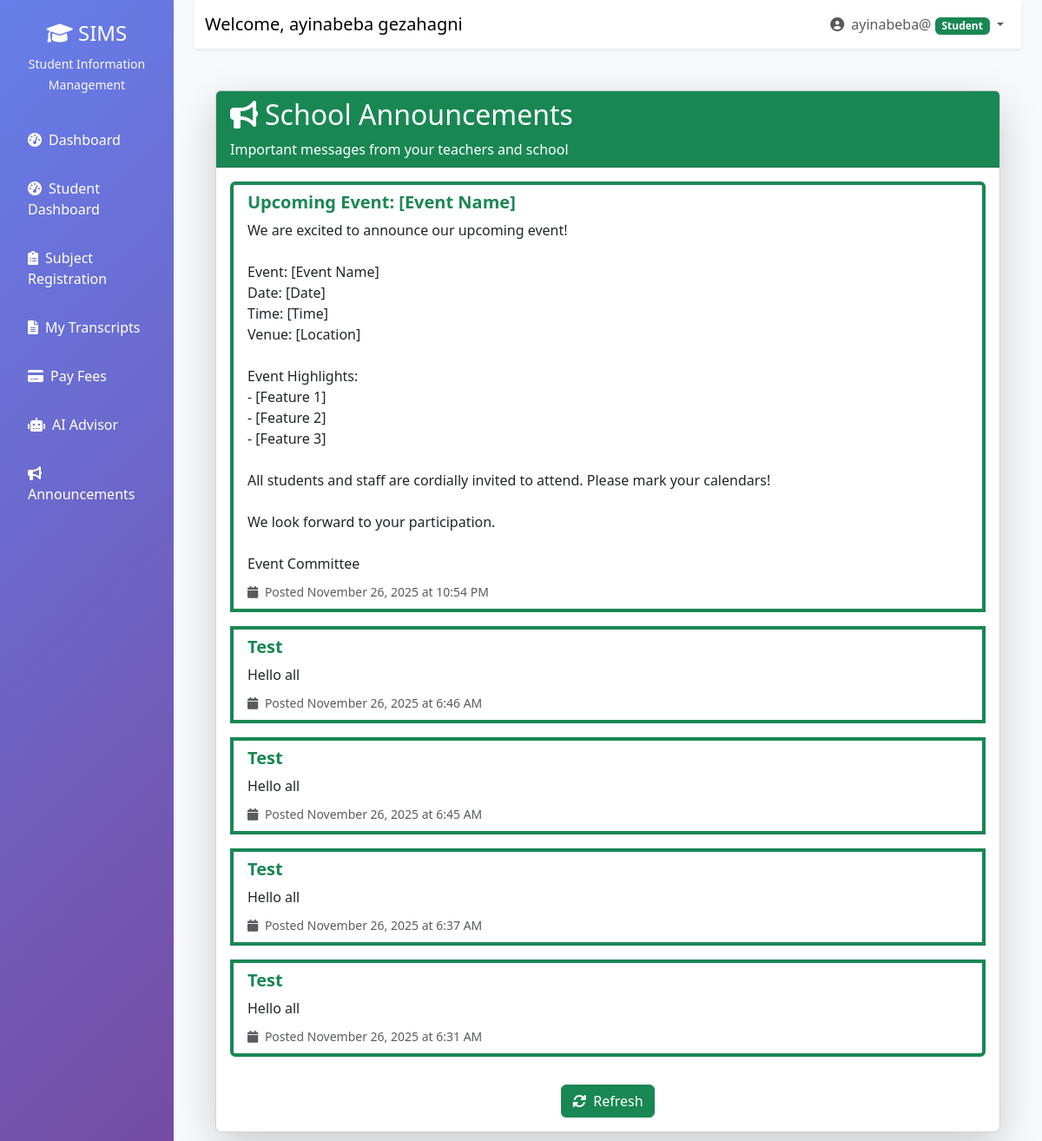
Page /students/announcements/ (signed in) on the earlier database version.
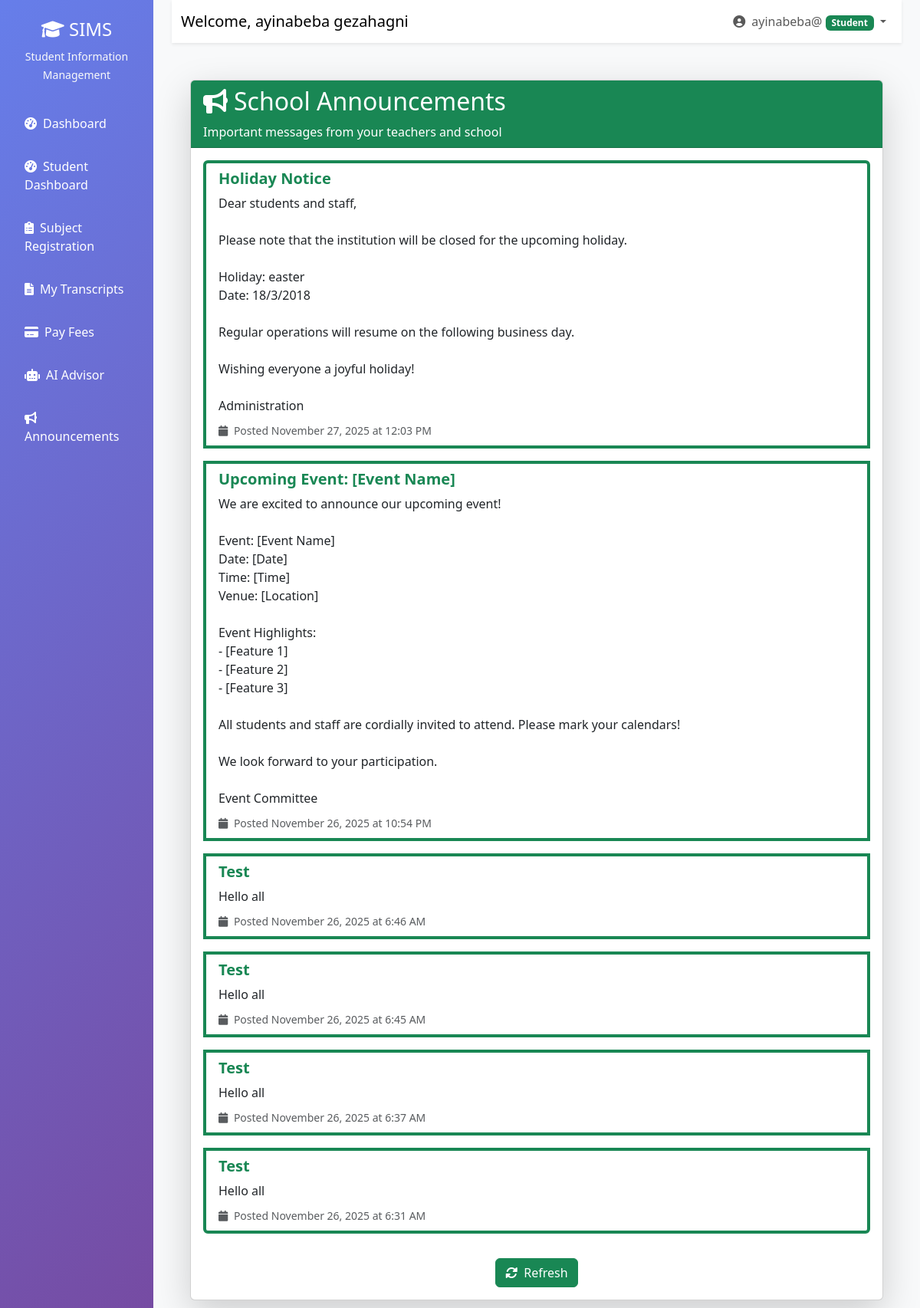
Same page on the later database version.
### notifications/models.py (models this page shows, shortened)
class Announcement(models.Model):
    title = models.CharField(max_length=200)
    content = models.TextField()
    created_by = models.ForeignKey(User, on_delete=models.CASCADE)
    created_at = models.DateTimeField(auto_now_add=True)
    is_active = models.BooleanField(default=True)
    target_roles = models.JSONField(default=list)  # List of roles that should see this

### users/decorators.py (the view)
        def wrapper(request, *args, **kwargs):
            if request.user.is_authenticated:
                if request.user.role in allowed_roles or request.user.is_superuser:
                    return view_func(request, *args, **kwargs)
            messages.error(request, "You don't have permission to access this page.")
            return redirect('dashboard')

### templates/students/announcements.html (shortened to what this page needs)
{% extends 'base.html' %}
{% load static %}
{% block content %}
<div class="container py-4">
    <div class="card shadow-lg">
        <div class="card-header bg-success text-white">
            <h2 class="mb-0">
                <i class="fas fa-bullhorn me-2"></i>School Announcements
            </h2>
            <p class="mb-0 mt-2">Important messages from your teachers and school</p>
        </div>
        <div class="card-body">
            {% if announcements %}
                <div class="list-group">
                    {% for ann in announcements %}
                    <div class="list-group-item mb-3 border-start border-success border-4">
                        <div class="d-flex justify-content-between align-items-start">
                            <div class="flex-grow-1">
                                <h5 class="mb-2 text-success">
                                    <strong>{{ ann.title }}</strong>
                                </h5>
                                <p class="mb-2 text-dark" style="white-space: pre-line;">{{ ann.content }}</p>
                                <small class="text-muted">
                                    <i class="fas fa-calendar me-1"></i>
                                    Posted {{ ann.created_at|date:"F j, Y" }} at {{ ann.created_at|date:"g:i A" }}
                                </small>
                            </div>
                        </div>
                    </div>
                    {% endfor %}
                </div>
            {% else %}
                <div class="text-center py-5">
                    <i class="fas fa-inbox fa-3x text-muted mb-3"></i>
                    <h4 class="text-muted">No Announcements</h4>
                    <p class="text-muted">There are no announcements at the moment. Check back later!</p>
                </div>
            {% endif %}
            <div class="mt-3 text-center">
                <a href="{% url 'view_announcements' %}" class="btn btn-success">
                    <i class="fas fa-sync-alt me-2"></i>Refresh
                </a>
            </div>
        </div>
    </div>
</div>
{% endblock %}

Differences in the rows shown:
added Announcement: title "Holiday Notice", content "Dear students and staff, Please note that the institution will be closed for the upcoming holiday. Holiday: easter Date: 18/3/2018 Regular operations will resume on the following business day. Wishing everyone a joyful holiday! Administration", created_at "November 27, 2025", created_at "12:03 PM"
